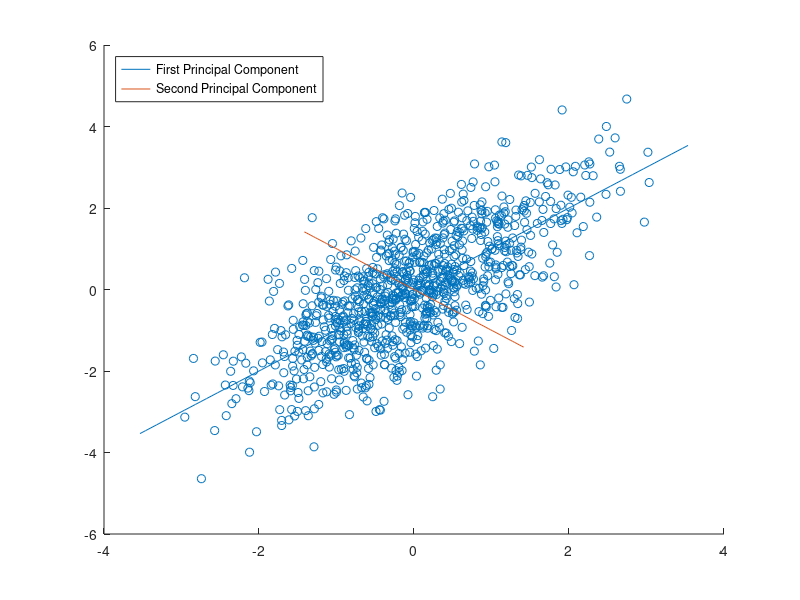

Source code (MATLAB):
clear

x = randn(1000,1);
y = x + randn(1000,1);

figure
hold on
scatter(x,y);

x = (x-mean(x))./std(x,1);
y = (y-mean(y))./std(y,1);
data = [x,y];
% do the SVD: the matrix V is the representation of the data
% that maximizes the variance of the data for each
% dimension 1..num_factors
[U, Sigma, V] = svd(data);

% proj is each student data projectedinto a subset of R^4 with
% increasingly greater accuracy
proj = data*V;

% get diagonal of matrix and compute total variance
diagonal = diag(Sigma.^2);
totalVariance = sum(diagonal);

% for each subspace, find how much variance it explains
for i=1:length(diagonal)
   variances_explained(i) = sum(diagonal(1:i))/totalVariance; 
end

j = -4:4;
parameterization = linspace(-5,5)';
pca1 = [parameterization*V(1,1), parameterization*V(2,1)];
p1 = plot(pca1(:,1),pca1(:,2));

parameterization = linspace(-2,2)';
pca2 = [parameterization*V(1,2), parameterization*V(2,2)];
p2 = plot(pca2(:,1),pca2(:,2));

legend([p1,p2],{'First Principal Component', 'Second Principal Component'}, ...
    'Location','northwest');


